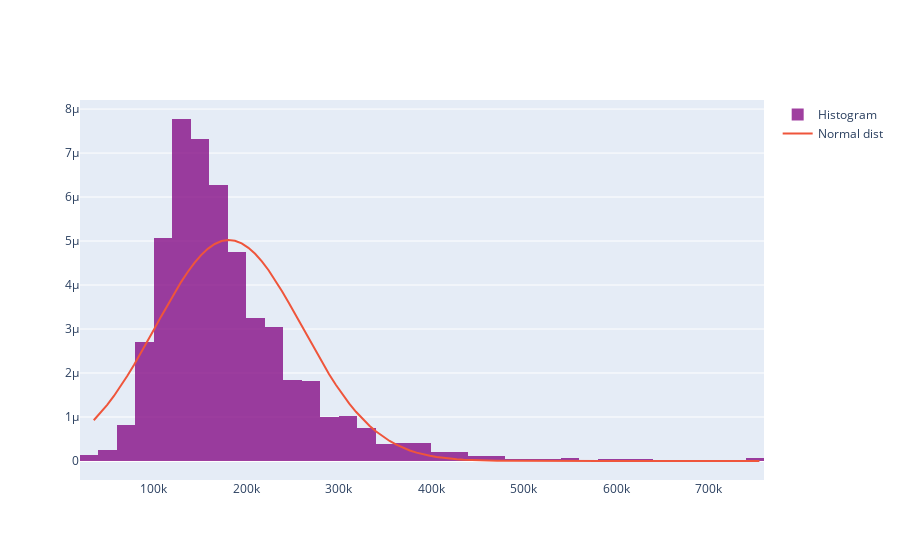

Write notebook code for a chart like this one.
### Code cell
go.Figure(data=[hist_data, norm_data])
